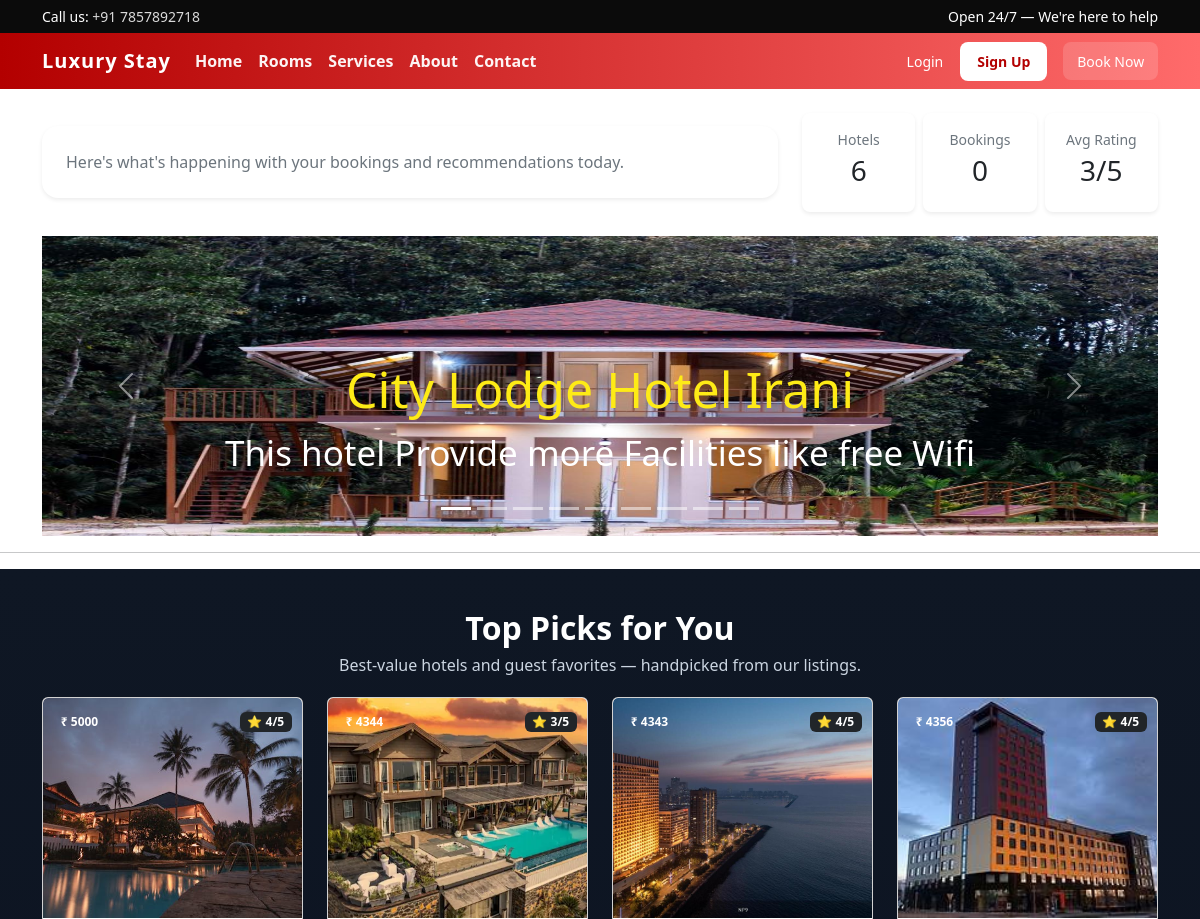
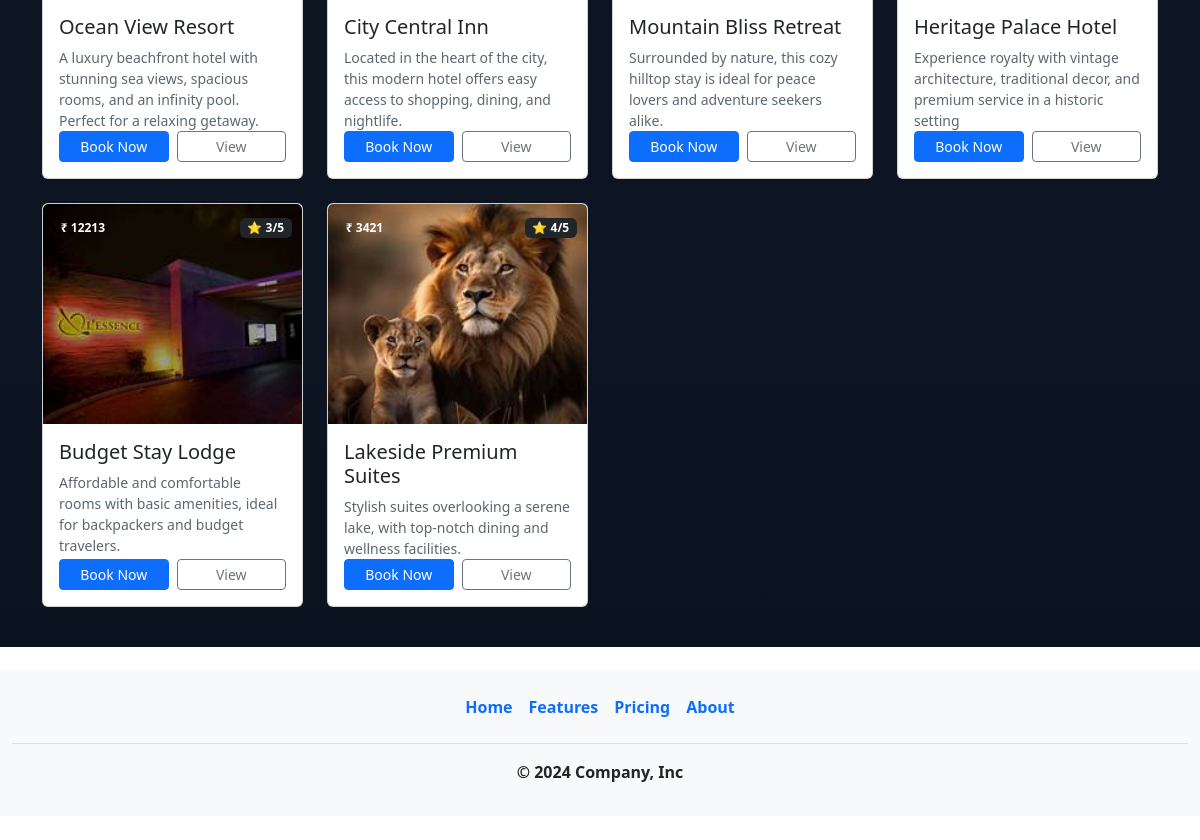
The app's page /Dashboard/ with its own data (2 pictures, top to bottom).
### Carasoul/models.py (models this page shows)
class Carasoul(models.Model):
  image=models.ImageField()
  heading=models.CharField(max_length=300)
  description=models.TextField(max_length=1000)

### HotelList/models.py (models this page shows)
class HotelList(models.Model):
    image=models.ImageField()
    header=models.CharField(max_length=100)
    price=models.IntegerField()
    rating=models.IntegerField()
    facility=models.CharField(max_length=200)
    des=models.TextField(max_length=500)

### ProjectAsh/views.py (the view)
# urls.py: path('Dashboard/',Dashboard),
def Dashboard(request):
    hotel = HotelList.objects.all()
    carasoul = Carasoul.objects.all()
    total_hotels = hotel.count()
    total_bookings = BookHotel.objects.count()
    avg_rating = 0
    if total_hotels:
        avg_rating = int(sum(h.rating for h in hotel) / total_hotels)
    return render(request, "Dashboard.html", {
        "hotel": hotel,
        "carasoul": carasoul,
        "total_hotels": total_hotels,
        "total_bookings": total_bookings,
        "avg_rating": avg_rating,
    })

### templates/Dashboard.html (shortened to what this page needs)
{%load static%} {%include 'Header.html'%}
<!DOCTYPE html>
<html lang="en">
  <head>
    <link rel="stylesheet" href="{% static '' %}" />
  </head>
  <body>
    <div class="container mt-4">
      <div class="row align-items-center mb-4">
        <div class="col-md-8">
          <div class="p-4 bg-white rounded-4 shadow-sm hero-card">
            <p class="muted mb-0">
              Here's what's happening with your bookings and recommendations
              today.
            </p>
          </div>
        </div>
        <div class="col-md-4">
          <div class="d-flex gap-2">
            <div class="p-3 bg-white rounded-3 shadow-sm text-center w-100">
              <div class="small muted">Hotels</div>
              <div class="h3 mt-1">{{ total_hotels }}</div>
            </div>
            <div class="p-3 bg-white rounded-3 shadow-sm text-center w-100">
              <div class="small muted">Bookings</div>
              <div class="h3 mt-1">{{ total_bookings }}</div>
            </div>
            <div class="p-3 bg-white rounded-3 shadow-sm text-center w-100">
              <div class="small muted">Avg Rating</div>
              <div class="h3 mt-1">{{ avg_rating }}/5</div>
            </div>
          </div>
        </div>
      </div>
      <div
        id="carouselExampleCaptions"
        class="carousel slide"
        data-bs-ride="carousel"
      >
        <div class="carousel-indicators">
          {% for c in carasoul %}
          <button
            type="button"
            data-bs-target="#carouselExampleCaptions"
            data-bs-slide-to="{{ forloop.counter0 }}"
            class="{% if forloop.first %}active{% endif %}"
            aria-current="{% if forloop.first %}true{% endif %}"
            aria-label="Slide {{ forloop.counter }}"
          ></button>
          {% endfor %}
        </div>
        <div class="carousel-inner">
          {% for c in carasoul %}
          <div class="carousel-item {% if forloop.first %}active{% endif %}">
            <img
              src="/media/{{ c.image }}"
              style="width: 100%; height: 300px"
              alt="..."
            />
            <div class="carousel-caption d-none d-md-block">
              <h5 style="font-size: 50px; color: rgb(254, 235, 22)">
                {{ c.heading }}
              </h5>
              <p style="font-size: 35px">{{ c.description }}</p>
            </div>
          </div>
          {% endfor %}
        </div>
        <button
          class="carousel-control-prev"
          type="button"
          data-bs-target="#carouselExampleCaptions"
          data-bs-slide="prev"
        >
          <span class="carousel-control-prev-icon" aria-hidden="true"></span>
        </button>
        <button
          class="carousel-control-next"
          type="button"
          data-bs-target="#carouselExampleCaptions"
          data-bs-slide="next"
        >
          <span class="carousel-control-next-icon" aria-hidden="true"></span>
        </button>
      </div>
    </div>
    <hr />
    <div class="hotels-section">
      <div class="container">
        <div class="section-header text-center">
          <h2>Top Picks for You</h2>
          <p>
            Best-value hotels and guest favorites — handpicked from our
            listings.
          </p>
        </div>
        <div
          class="row row-cols-1 row-cols-sm-2 row-cols-md-3 row-cols-lg-4 g-4"
        >
          {% for h in hotel %}
          <div class="col">
            <div class="card hotel-card h-100 bg-white">
              <div class="position-relative">
                <img
                  src="/media/{{ h.image }}"
                  class="card-img-top"
                  alt="{{ h.header }}"
                />
                <div class="position-absolute" style="right: 10px; top: 10px">
                  <span class="badge bg-dark">⭐ {{ h.rating }}/5</span>
                </div>
                <div class="position-absolute" style="left: 10px; top: 10px">
                  <span class="badge price">₹ {{ h.price }}</span>
                </div>
              </div>
              <div class="card-body d-flex flex-column">
                <h5 class="card-title" title="{{ h.header }}">
                  {{ h.header|truncatechars:48 }}
                </h5>
                <div class="hotel-desc">{{ h.des|truncatechars:120 }}</div>
                <div class="hotel-actions mt-auto">
                  <a href="/BookNow" class="btn btn-primary btn-sm">Book Now</a>
                  <a href="/" class="btn btn-outline-secondary btn-sm">View</a>
                </div>
              </div>
            </div>
          </div>
          {% endfor %}
        </div>
      </div>
    </div>
  </body>
</html>
{%include 'Footer.html'%}

### templates/Header.html (shortened to what this page needs)
<!DOCTYPE html>
<header class="topbar">
  <div class="container">
    <div>Call us: <a href="tel:+123456789">+91 7857892718</a></div>
    <div>Open 24/7 — We're here to help</div>
  </div>
</header>
<nav class="navbar main-nav navbar-expand-lg">
  <div class="container">
    <a class="navbar-brand" href="/Dashboard">Luxury Stay</a>
    <div class="collapse navbar-collapse" id="mainNav">
      <ul class="navbar-nav me-auto mb-2 mb-lg-0">
        <li class="nav-item"><a class="nav-link" href="/Dashboard">Home</a></li>
        <li class="nav-item"><a class="nav-link" href="#">Rooms</a></li>
        <li class="nav-item">
          <a class="nav-link" href="/Services">Services</a>
        </li>
        <li class="nav-item"><a class="nav-link" href="/About">About</a></li>
        <li class="nav-item">
          <a class="nav-link" href="/Contact">Contact</a>
        </li>
      </ul>
      <div class="d-flex align-items-center gap-2">
        {% if request.session.user_name %}
        <div class="text-white me-2">
          Hello, <strong>{{ request.session.user_name }}</strong>
        </div>
        <a class="btn btn-sm cta-btn" href="/logout/">Logout</a>
        {% else %}
        <a class="btn btn-sm text-white" href="/">Login</a>
        <a class="btn btn-sm cta-btn" href="/signup/">Sign Up</a>
        {% endif %}
        <a
          class="btn btn-sm ms-2"
          href="#BookNow"
          style="
            background: rgba(255, 255, 255, 0.15);
            color: #fff;
            border-radius: 8px;
            padding: 0.45rem 0.8rem;
          "
          >Book Now</a
        >
      </div>
    </div>
  </div>
</nav>

### templates/Footer.html (shortened to what this page needs)
{% load static %}
<!DOCTYPE html>
<html lang="en">
  <head>
    <link
      rel="stylesheet"
      href="https://cdn.jsdelivr.net/npm/bootstrap@5.3.0/dist/css/bootstrap.min.css"
    />
    <link rel="stylesheet" href="{% static 'css/style.css' %}" />
  </head>
  <body>
    <div class="container-fluid bg-light">
      <footer class="py-3 my-4">
        <ul class="nav justify-content-center border-bottom pb-3 mb-3">
          <li class="nav-item">
            <a href="/Dashboard" class="nav-link px-2 text-body-white fw-bolder"
              >Home</a
            >
          </li>
          <li class="nav-item">
            <a
              href="/Features"
              class="nav-link px-2 text-body-primary fw-bolder"
              >Features</a
            >
          </li>
          <li class="nav-item">
            <a href="#" class="nav-link px-2 text-body-primary fw-bolder"
              >Pricing</a
            >
          </li>
          <li class="nav-item">
            <a href="/About" class="nav-link px-2 text-body-primary fw-bolder"
              >About</a
            >
          </li>
        </ul>
        <p class="text-center text-body-primary fw-bolder">
          © 2024 Company, Inc
        </p>
      </footer>
    </div>
  </body>
</html>

### static/css/style.css (style rules this page uses)
:root { --brand: #b30000; --accent: #ff6b6b; --muted: #6c757d; --card-shadow: 0 8px 24px rgba(0, 0, 0, 0.12); }
.hero-card { background: rgba(255, 255, 255, 0.92); padding: 2.2rem; border-radius: 14px; box-shadow: var(--card-shadow); }
@media (min-width: 1200px) { .hero-card { padding: 3rem; } }
.muted { color: var(--muted); }
.topbar { background: #0b0b0b; color: #fff; padding: 6px 0; font-size: 14px; }
.topbar .container { display: flex; justify-content: space-between; align-items: center; }
.topbar a { color: rgba(255, 255, 255, 0.85); text-decoration: none; }
.main-nav { background: linear-gradient(90deg, var(--brand), #ff6b6b); color: #fff; }
.main-nav .navbar-brand { font-weight: 800; letter-spacing: 1px; color: #fff; }
.main-nav .nav-link { color: rgba(255, 255, 255, 0.95); font-weight: 600; }
.main-nav .cta-btn { background: #fff; color: var(--brand); font-weight: 700; border-radius: 8px; padding: 0.5rem 1rem; }

### templates/Dashboard.html (style rules this page uses)
.hotels-section { padding: 40px 20px; background: linear-gradient(180deg, #0f1724 0%, #0b1220 100%); }
.hotels-section .section-header h2 { color: #fff; font-weight: 700; margin-bottom: 6px; }
.hotels-section .section-header p { color: #cbd5e1; margin-bottom: 20px; }
.hotel-card { border: 0; overflow: hidden; border-radius: 12px; transition: transform 0.25s ease, box-shadow 0.25s ease; }
.hotel-card .card-img-top { height: 220px; object-fit: cover; display: block; }
.hotel-desc { color: #5b6772; font-size: 14px; min-height: 52px; }
.hotel-actions { display: flex; gap: 8px; margin-top: 10px; }
.hotel-actions .btn { flex: 1; }

### records on screen
Carasoul: image (picture), heading "City Lodge Hotel Irani", description "This hotel Provide more Facilities like free Wifi"
HotelList: image (picture), rating "4", price "5000", header "Ocean View Resort", des "A luxury beachfront hotel with stunning sea views, spacious rooms, and an infinity pool. Perfect for a relaxing getaway."
HotelList: image (picture), rating "3", price "4344", header "City Central Inn", des "Located in the heart of the city, this modern hotel offers easy access to shopping, dining, and nightlife."
HotelList: image (picture), rating "4", price "4343", header "Mountain Bliss Retreat", des "Surrounded by nature, this cozy hilltop stay is ideal for peace lovers and adventure seekers alike."
HotelList: image (picture), rating "4", price "4356", header "Heritage Palace Hotel", des "Experience royalty with vintage architecture, traditional decor, and premium service in a historic setting"
HotelList: image (picture), rating "3", price "12213", header "Budget Stay Lodge", des "Affordable and comfortable rooms with basic amenities, ideal for backpackers and budget travelers."
HotelList: image (picture), rating "4", price "3421", header "Lakeside Premium Suites", des "Stylish suites overlooking a serene lake, with top-notch dining and wellness facilities."

### other values on screen
{{ total_hotels }} "6"
{{ total_bookings }} "0"
{{ avg_rating }} "3"
